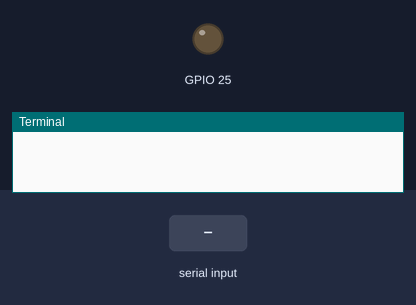
Recording of a program running on a simulated Raspberry Pi (BCM pin numbers). On the bench: output pins drawn as LEDs (lit = HIGH), the last lines printed to the terminal. Inputs (shaded band) come from the test bench.

Above: at 1.2 s.
1.3 s: "5" typed at the terminal
At 2.5 s:
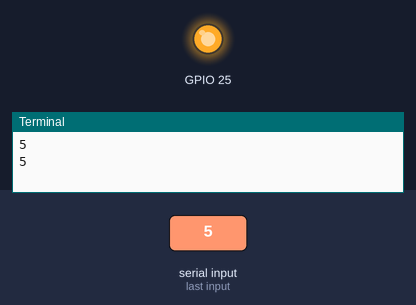
2.8 s: "90" typed at the terminal
At 3.6 s:
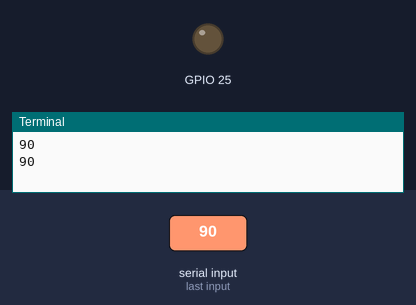
4.3 s: "1" typed at the terminal
At 4.8 s:
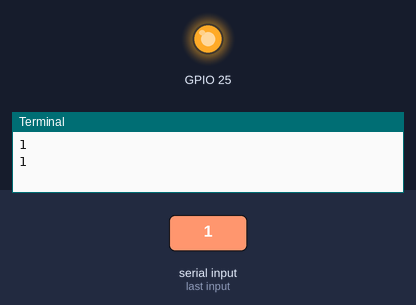
Timing chart, 0 to 7.3 s (numbered marks = the images above; inputs shaded):
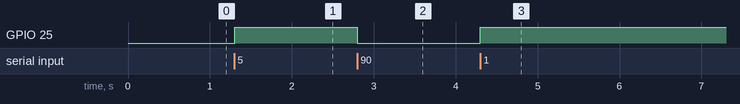

Measured:
- after the input at 1.3 s, GPIO 25: LOW → HIGH at once
- after the input at 2.8 s, GPIO 25: HIGH → LOW at once
- after the input at 4.3 s, GPIO 25: LOW → HIGH at once

The program:

LedControl.py
```python
#File: LedControl.py
import sys
import RPi.GPIO as GPIO

GPIO.setmode(GPIO.BCM)
GPIO.setup(25,GPIO.OUT)

for line in sys.stdin:
	print(line)
	try:
		v = float(line)
		if v <= 10 :
			GPIO.output(25,GPIO.HIGH)
		else:
			GPIO.output(25,GPIO.LOW)
	except:
		print("An exception occurred")	
```
